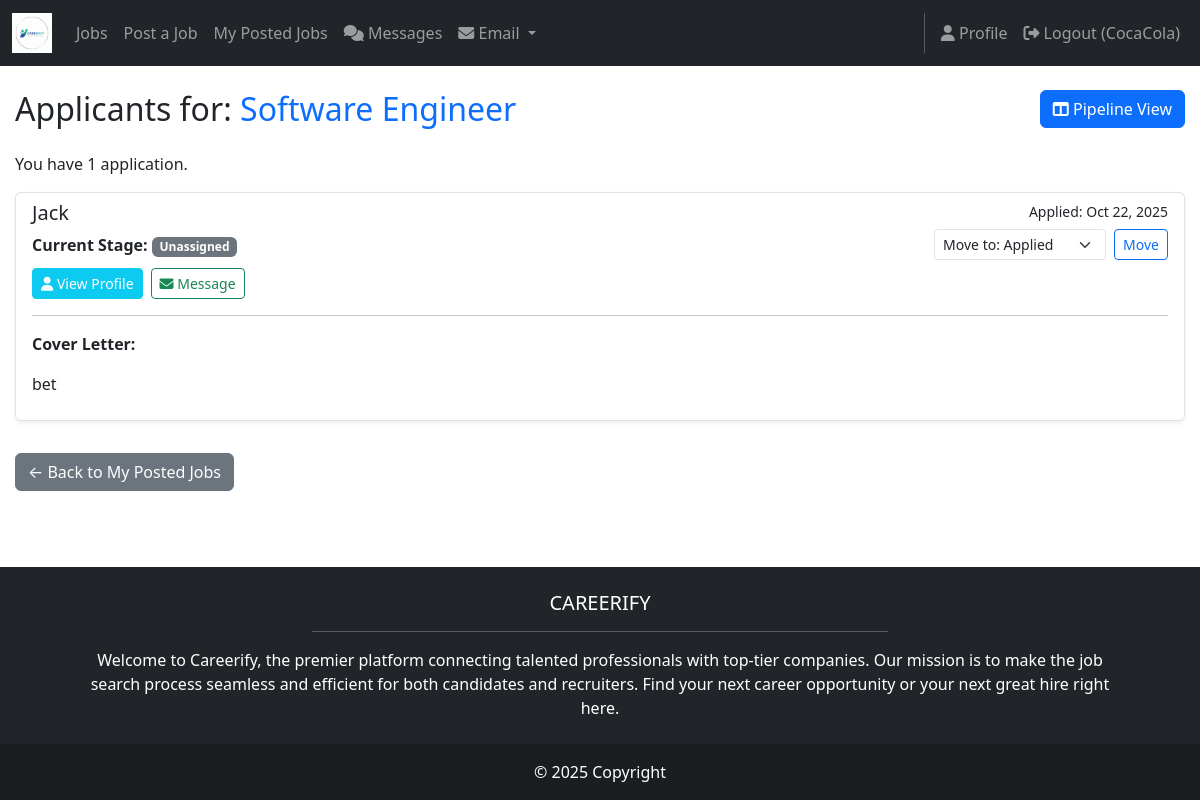
Page /jobs/6/applicants/ (signed in) on the committed database.
### jobpostings/models.py (models this page shows, shortened)
class JobPosting(models.Model):
    EMPLOYMENT_TYPE_CHOICES = (
        ('full_time', 'Full-time'),
        ('part_time', 'Part-time'),
        ('contract', 'Contract'),
        ('internship', 'Internship'),
        ('temporary', 'Temporary'),
        ('other', 'Other'),
    )
    company_name = models.CharField(max_length=150)
    title = models.CharField(max_length=150)
    city = models.CharField(max_length=100, default='')
    state = models.CharField(max_length=50, default='')
    address = models.CharField(max_length=50, blank=True, help_text="Address")
    pay_min = models.DecimalField(max_digits=10, decimal_places=2, null=True, blank=True)
    pay_max = models.DecimalField(max_digits=10, decimal_places=2, null=True, blank=True)
    currency = models.CharField(max_length=10, default='USD')
    employment_type = models.CharField(max_length=20, choices=EMPLOYMENT_TYPE_CHOICES, default='full_time')
    description = models.TextField()
    benefits = models.TextField(blank=True)
    application_url = models.URLField(blank=True)
    application_email = models.EmailField(blank=True)
    posted_by = models.ForeignKey(User, on_delete=models.SET_NULL, null=True, blank=True, related_name='job_postings')
    created_at = models.DateTimeField(auto_now_add=True)
    updated_at = models.DateTimeField(auto_now=True)
    is_active = models.BooleanField(default=True)
    class Meta:
        ordering = ['-created_at']

class Application(models.Model):
    STATUS_CHOICES = (
        ('pending', 'Pending'),
        ('reviewed', 'Reviewed'),
        ('interview', 'Interview'),
        ('accepted', 'Accepted'),
        ('rejected', 'Rejected'),
    )
    job_posting = models.ForeignKey(JobPosting, on_delete=models.CASCADE, related_name='applications')
    applicant = models.ForeignKey(User, on_delete=models.CASCADE, related_name='applications')
    cover_letter = models.TextField(help_text="Write a tailored cover letter for this specific position")
    status = models.CharField(max_length=20, choices=STATUS_CHOICES, default='pending')
    pipeline_stage = models.ForeignKey(PipelineStage, on_delete=models.SET_NULL, null=True, blank=True, related_name='applications')
    notes = models.TextField(blank=True, help_text="Internal notes about this application")
    applied_at = models.DateTimeField(auto_now_add=True)
    updated_at = models.DateTimeField(auto_now=True)
    stage_updated_at = models.DateTimeField(default=timezone.now, help_text="When the pipeline stage was last updated")
    class Meta:
        unique_together = ['job_posting', 'applicant']
        ordering = ['-applied_at']
    def get_applicant_name(self):
        try:
            profile = self.applicant.profile
            if profile.account_type == 'jobseeker':
                jobseeker_profile = profile.jobseekerprofile
                return jobseeker_profile.full_name or jobseeker_profile.preferred_name or self.applicant.username
        except:
            pass
        return self.applicant.username

### accounts/models.py (models this page shows, shortened)
class Profile(models.Model):
    ACCOUNT_CHOICES = (
        ('jobseeker', 'Job Seeker'),
        ('employer', 'Employer'),
    )
    user = models.OneToOneField(User, on_delete=models.CASCADE)
    account_type = models.CharField(max_length=10, choices=ACCOUNT_CHOICES)
    created_at = models.DateTimeField(auto_now_add=True)
    updated_at = models.DateTimeField(auto_now=True)

class JobSeekerProfile(models.Model):
    profile = models.OneToOneField(Profile, on_delete=models.CASCADE, primary_key=True)
    full_name = models.CharField(max_length=100)
    preferred_name = models.CharField(max_length=100, blank=True)
    location = models.CharField(max_length=100, blank=True)
    phone = models.CharField(max_length=20, blank=True)
    linkedin = models.URLField(blank=True)
    profile_picture = models.ImageField(upload_to='profile_pics/jobseekers/', blank=True, null=True)
    resume = models.FileField(upload_to='resumes/', null=True, blank=True)
    show_full_name_to_recruiters = models.BooleanField(default=True)
    show_location_to_recruiters = models.BooleanField(default=True)
    show_phone_to_recruiters = models.BooleanField(default=True)
    show_linkedin_to_recruiters = models.BooleanField(default=True)
    show_profile_picture_to_recruiters = models.BooleanField(default=True)
    show_resume_to_recruiters = models.BooleanField(default=True)
    summary = models.TextField(blank=True)
    technical_skills = models.TextField(blank=True)
    soft_skills = models.TextField(blank=True)
    show_summary_to_recruiters = models.BooleanField(default=True)
    show_technical_skills_to_recruiters = models.BooleanField(default=True)
    show_soft_skills_to_recruiters = models.BooleanField(default=True)
    degree = models.CharField(max_length=100, blank=True)
    institution = models.CharField(max_length=100, blank=True)
    graduation_year = models.IntegerField(blank=True, null=True)
    show_education_to_recruiters = models.BooleanField(default=True) # Controls all education fields
    current_job = models.CharField(max_length=100, blank=True)
    company = models.CharField(max_length=100, blank=True)
    experience_years = models.CharField(max_length=20, blank=True)
    availability = models.CharField(max_length=20, blank=True)
    show_work_experience_to_recruiters = models.BooleanField(default=True) # Controls all work history fields
    show_availability_to_recruiters = models.BooleanField(default=True)
    portfolio = models.URLField(blank=True)
    salary_expectation = models.CharField(max_length=50, blank=True)
    show_portfolio_to_recruiters = models.BooleanField(default=True)
    show_salary_expectation_to_recruiters = models.BooleanField(default=True)

### jobpostings/views.py (the view)
# urls.py: path('<int:job_id>/applicants/', views.view_applicants, name='view_applicants'),
@login_required
def view_applicants(request, job_id):
    job = get_object_or_404(JobPosting, id=job_id)
    if not request.user.profile or request.user.profile.account_type != 'employer':
        messages.error(request, 'You do not have permission to view this page.')
        return redirect('home.index')
    if job.posted_by != request.user:
        messages.error(request, 'This is not your job posting.')
        return redirect('jobpostings:my_posted_jobs') # Send them back to their list
    all_applications = job.applications.all().order_by('-applied_at')
    all_stages = PipelineStage.objects.all().order_by('order')
    context = {
        'job': job,
        'applications': all_applications,
        'pipeline_stages': all_stages
    }
    return render(request, 'jobpostings/view_applicants.html', context)

### messaging/context_processors.py (called while the page is built)
def unread_message_count(request):
    if request.user.is_authenticated:
        unread_count = Message.objects.filter(
            conversation__participants=request.user,
            is_read=False
        ).exclude(sender=request.user).count()
        return {'unread_message_count': unread_count}
    return {'unread_message_count': 0}

### jobpostings/templates/jobpostings/view_applicants.html (shortened to what this page needs)
{% extends "base.html" %}
{% block content %}
<div class="container mt-4">
    <div class="d-flex justify-content-between align-items-center mb-4">
        <h2 class="mb-0">Applicants for: <span class="text-primary">{{ job.title }}</span></h2>
        <div>
            <a href="{% url 'jobpostings:pipeline' job.id %}" class="btn btn-primary">
                <i class="fas fa-columns"></i> Pipeline View
            </a>
        </div>
    </div>
    {% if applications %}
        <p>You have {{ applications.count }} application{{ applications.count|pluralize }}.</p>
        <div class="list-group">
            {% for app in applications %}
                <div class="list-group-item mb-3 shadow-sm">
                    <div class="d-flex w-100 justify-content-between">
                        <h5 class="mb-1">{{ app.get_applicant_name }}</h5>
                        <small>Applied: {{ app.applied_at|date:"M d, Y" }}</small>
                    </div>
                    <div class="d-flex justify-content-between align-items-center mb-2">
                        <p class="mb-0">
                            <strong>Current Stage:</strong>
                            <span class="badge" style="background-color: {{ app.pipeline_stage.color|default:'#6c757d' }}; color: white; min-width: 80px; text-align: center;">
                                {{ app.pipeline_stage.name|default:"Unassigned" }}
                            </span>
                        </p>
                        <form action="{% url 'jobpostings:move_application_stage' app.id %}" method="POST" class="d-flex gap-2 align-items-center">
                            <select name="new_stage_id" class="form-select form-select-sm" style="width: auto;" aria-label="Move applicant stage">
                                {% for stage in pipeline_stages %}
                                    <option value="{{ stage.id }}" {% if app.pipeline_stage.id == stage.id %}selected{% endif %}>
                                        Move to: {{ stage.name }}
                                    </option>
                                {% endfor %}
                            </select>
                            <button type="submit" class="btn btn-sm btn-outline-primary">Move</button>
                        </form>
                    </div>
                    <div class="d-flex gap-2 my-2">
                        <a href="{% url 'accounts.public_profile' app.applicant.id %}" class="btn btn-info btn-sm text-white">
                            <i class="fas fa-user"></i> View Profile
                        </a>
                        <a href="{% url 'messaging:start_conversation' app.applicant.id %}" class="btn btn-outline-success btn-sm">
                            <i class="fas fa-envelope"></i> Message
                        </a>
                    </div>
                    <hr>
                    <p><strong>Cover Letter:</strong></p>
                    <p style="white-space: pre-wrap;">{{ app.cover_letter }}</p>
                </div>
            {% endfor %}
        </div>
    {% else %}
        <div class="alert alert-info" role-alert>
            There are no applications for this job yet.
        </div>
    {% endif %}
    <a href="{% url 'jobpostings:my_posted_jobs' %}" class="btn btn-secondary mt-3">&larr; Back to My Posted Jobs</a>
</div>
{% endblock content %}

### JobRecruiter/templates/base.html (shortened to what this page needs)
<!DOCTYPE html>
<html>
    {%load static%}
  <head>
    <link href=
      "https://cdn.jsdelivr.net/npm/bootstrap@5.3.3/dist/css/bootstrap.min.css" rel="stylesheet">
    <link rel= "stylesheet"  href="https://cdnjs.cloudflare.com/ajax/libs/font-awesome/6.1.1/css/all.min.css">
    <link rel="stylesheet" type="text/css" href="{% static 'css/style.css' %}">
  </head>
  <body class="d-flex flex-column min-vh-100">
    <nav class="navbar navbar-expand-lg navbar-dark bg-dark">
    <div class="container-fluid">
        <a class="navbar-brand" href="{% url 'home.index' %}">
            <img src="{% static 'img/careerifylogo.png' %}" alt="Logo" height="40">
        </a>
        <div class="collapse navbar-collapse" id="mainNavbar">
            <ul class="navbar-nav me-auto mb-2 mb-lg-0">
                <li class="nav-item">
                    <a class="nav-link" href="{% url 'jobpostings:list' %}">Jobs</a>
                </li>
                {% if user.is_authenticated and user.profile.account_type == 'employer' %}
                <li class="nav-item">
                    <a class="nav-link" href="{% url 'jobpostings:create' %}">Post a Job</a>
                </li>
                <li class="nav-item">
                  <a class="nav-link" href="{% url 'jobpostings:my_posted_jobs' %}">My Posted Jobs</a>
              </li>
                {% endif %}
                {% if user.is_authenticated %}
                <li class="nav-item">
                    <a class="nav-link" href="{% url 'messaging:inbox' %}">
                        <i class="fas fa-comments"></i> Messages
                    </a>
                </li>
                <li class="nav-item dropdown">
                    <a class="nav-link dropdown-toggle" href="#" id="emailDropdown" role="button" data-bs-toggle="dropdown" aria-expanded="false">
                        <i class="fas fa-envelope"></i> Email
                    </a>
                </li>
                {% endif %}
                </ul>
                <div class="navbar-nav">
                  {% if user.is_authenticated %}
                      <a class="nav-link" href="{% url 'accounts.profile' %}">
                          <i class="fas fa-user"></i> Profile
                      </a>
                      <a class="nav-link" href="{% url 'accounts.logout' %}">
                          <i class="fas fa-sign-out-alt"></i> Logout ({{ user.username }})
                      </a>
                  {% endif %}
              </div>
        </div>
    </div>
</nav>
    <main>
      {% block content %}
      {% endblock content %}
    </main>
    <footer class="bg-dark text-center text-white">
      <div class="container p-4 pb-0">
        <section class="mb-4">
          <h5 class="text-uppercase">Careerify</h5>
          <hr class="w-50 mx-auto" />
          <p class="px-md-5">
            Welcome to Careerify, the premier platform connecting talented professionals with top-tier companies. Our mission is to make the job search process seamless and efficient for both candidates and recruiters. Find your next career opportunity or your next great hire right here.
          </p>
        </section>
        </div>
      <div class="text-center p-3" style="background-color: rgba(0, 0, 0, 0.2);">
        © 2025 Copyright
      </div>
      </footer>
  </body>
</html>

### JobRecruiter/static/css/style.css (style rules this page uses)
.text-center { text-align: center !important; }
.container { max-width: 1200px; margin: 0 auto; padding: 0 15px; }
main { flex: 1; }

### rows in the picture
JobPosting: title "Software Engineer"
Application: get_applicant_name "Jack", applied_at "Oct 22, 2025", pipeline_stage.name "Unassigned", cover_letter "bet"

### other values in the picture
{{ user.username }} "CocaCola"
{{ applications.count }} "1"
